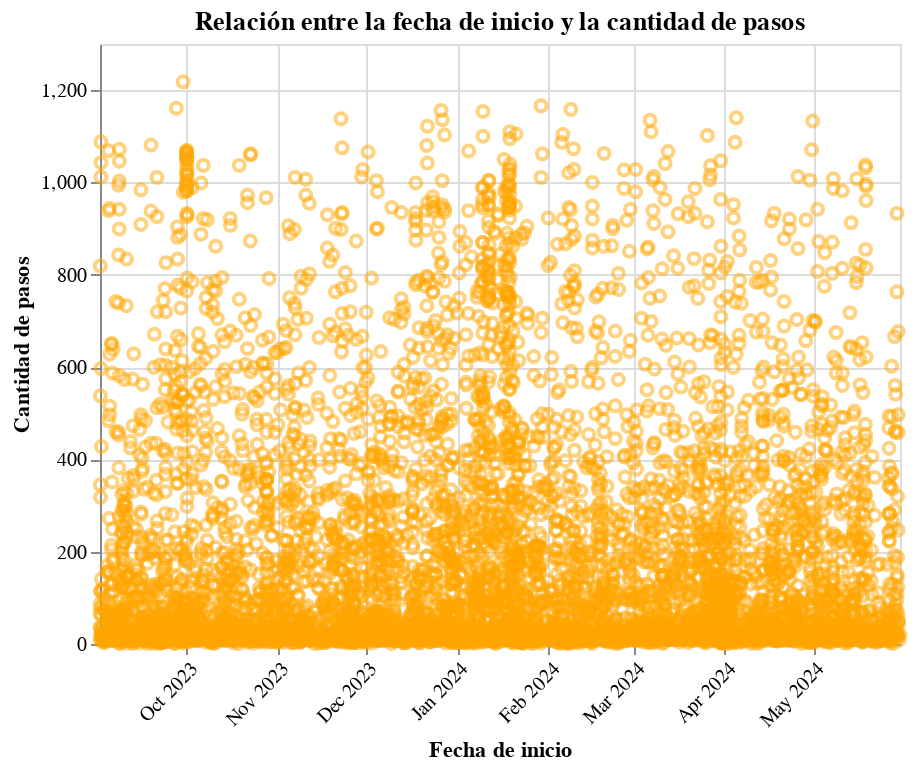

Notebook code for this chart:
### Code cell
import pandas as pd
import altair as alt

# Configurar Altair para manejar más de 5000 filas
alt.data_transformers.disable_max_rows()

# Cargar el DataFrame desde un archivo CSV con el separador ';'
data = pd.read_csv('Pasos Mariano Montes.csv', sep=';')

# Intentar convertir las fechas a tipo datetime sin especificar el formato
data['startDate'] = pd.to_datetime(data['startDate'], errors='coerce')

# Verificar si hay fechas no convertidas correctamente
if data['startDate'].isnull().any():
    print("Algunas fechas no se han convertido correctamente:")
    print(data[data['startDate'].isnull()])

# Filtrar filas con fechas no convertidas
data = data.dropna(subset=['startDate'])

# Crear el gráfico de dispersión con Altair
scatter_chart = alt.Chart(data).mark_point(opacity=0.5, color='orange').encode(
    x=alt.X('startDate:T', title='Fecha de inicio', axis=alt.Axis(format='%b %Y', labelAngle=-45)),
    y=alt.Y('value:Q', title='Cantidad de pasos')
).properties(
    title='Relación entre la fecha de inicio y la cantidad de pasos'
)

# Mostrar el gráfico
scatter_chart.display()

### Figure 1 — Vega-Lite specification as saved in the notebook (floating-point values rounded to 4 significant figures; data arrays with more than 128 entries replaced by an {"elided": "..."} marker saying what was removed)
{"config": {"view": {"continuousWidth": 400, "continuousHeight": 300}}, "data": {"name": "data-2f93bde0e39cb6f97b396d1f7267e9a6"}, "mark": {"type": "point", "color": "orange", "opacity": 0.5}, "encoding": {"x": {"axis": {"format": "%b %Y", "labelAngle": -45}, "field": "startDate", "title": "Fecha de inicio", "type": "temporal"}, "y": {"field": "value", "title": "Cantidad de pasos", "type": "quantitative"}}, "title": "Relación entre la fecha de inicio y la cantidad de pasos", "$schema": "https://vega.github.io/schema/vega-lite/v4.17.0.json", "datasets": {"data-2f93bde0e39cb6f97b396d1f7267e9a6": {"elided": "6412 records"}}}
